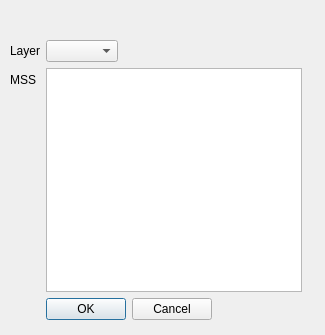
<?xml version="1.0" encoding="UTF-8"?>
<ui version="4.0">
 <class>QGISTileMillExport</class>
 <widget class="QDialog" name="QGISTileMillExport">
  <property name="geometry">
   <rect>
    <x>0</x>
    <y>0</y>
    <width>325</width>
    <height>335</height>
   </rect>
  </property>
  <property name="windowTitle">
   <string>QGISTileMillExport</string>
  </property>
  <widget class="QWidget" name="">
   <property name="geometry">
    <rect>
     <x>10</x>
     <y>40</y>
     <width>300</width>
     <height>280</height>
    </rect>
   </property>
   <layout class="QFormLayout" name="formLayout">
    <property name="fieldGrowthPolicy">
     <enum>QFormLayout::FieldsStayAtSizeHint</enum>
    </property>
    <item row="0" column="0">
     <widget class="QLabel" name="label_3">
      <property name="text">
       <string>Layer</string>
      </property>
      <property name="alignment">
       <set>Qt::AlignRight|Qt::AlignTrailing|Qt::AlignVCenter</set>
      </property>
     </widget>
    </item>
    <item row="0" column="1">
     <widget class="QComboBox" name="layerInput"/>
    </item>
    <item row="2" column="0">
     <widget class="QLabel" name="label">
      <property name="text">
       <string>MSS</string>
      </property>
      <property name="alignment">
       <set>Qt::AlignRight|Qt::AlignTrailing|Qt::AlignVCenter</set>
      </property>
     </widget>
    </item>
    <item row="2" column="1">
     <widget class="QPlainTextEdit" name="mssTextBox"/>
    </item>
    <item row="3" column="1">
     <widget class="QDialogButtonBox" name="buttonBox">
      <property name="orientation">
       <enum>Qt::Horizontal</enum>
      </property>
      <property name="standardButtons">
       <set>QDialogButtonBox::Cancel|QDialogButtonBox::Ok</set>
      </property>
     </widget>
    </item>
   </layout>
  </widget>
 </widget>
 <resources/>
 <connections>
  <connection>
   <sender>buttonBox</sender>
   <signal>accepted()</signal>
   <receiver>QGISTileMillExport</receiver>
   <slot>accept()</slot>
   <hints>
    <hint type="sourcelabel">
     <x>248</x>
     <y>254</y>
    </hint>
    <hint type="destinationlabel">
     <x>157</x>
     <y>274</y>
    </hint>
   </hints>
  </connection>
  <connection>
   <sender>buttonBox</sender>
   <signal>rejected()</signal>
   <receiver>QGISTileMillExport</receiver>
   <slot>reject()</slot>
   <hints>
    <hint type="sourcelabel">
     <x>316</x>
     <y>260</y>
    </hint>
    <hint type="destinationlabel">
     <x>286</x>
     <y>274</y>
    </hint>
   </hints>
  </connection>
 </connections>
</ui>
